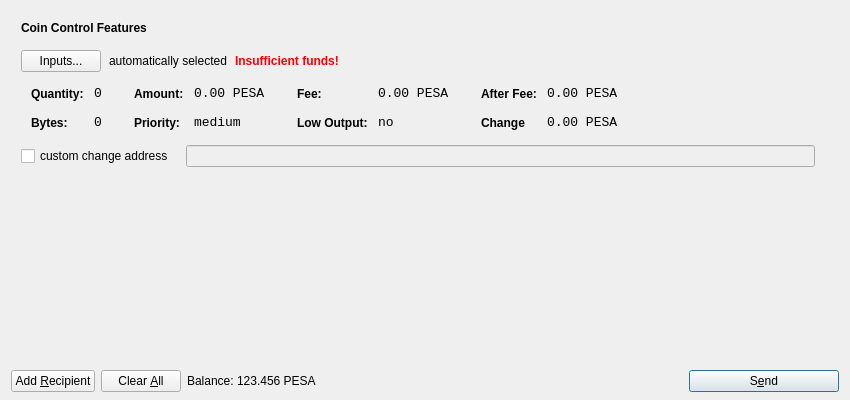
<?xml version="1.0" encoding="UTF-8"?>
<ui version="4.0">
 <class>SendCoinsDialog</class>
 <widget class="QDialog" name="SendCoinsDialog">
  <property name="geometry">
   <rect>
    <x>0</x>
    <y>0</y>
    <width>850</width>
    <height>400</height>
   </rect>
  </property>
  <property name="windowTitle">
   <string>Send Coins</string>
  </property>
  <layout class="QVBoxLayout" name="verticalLayout" stretch="0,1,0">
   <property name="bottomMargin">
    <number>8</number>
   </property>
   <item>
    <widget class="QFrame" name="frameCoinControl">
     <property name="sizePolicy">
      <sizepolicy hsizetype="Expanding" vsizetype="Expanding">
       <horstretch>0</horstretch>
       <verstretch>0</verstretch>
      </sizepolicy>
     </property>
     <property name="maximumSize">
      <size>
       <width>16777215</width>
       <height>16777215</height>
      </size>
     </property>
     <property name="frameShape">
      <enum>QFrame::NoFrame</enum>
     </property>
     <property name="frameShadow">
      <enum>QFrame::Plain</enum>
     </property>
     <layout class="QVBoxLayout" name="verticalLayoutCoinControl2">
      <property name="spacing">
       <number>6</number>
      </property>
      <property name="leftMargin">
       <number>0</number>
      </property>
      <property name="topMargin">
       <number>0</number>
      </property>
      <property name="rightMargin">
       <number>0</number>
      </property>
      <property name="bottomMargin">
       <number>6</number>
      </property>
      <item>
       <layout class="QVBoxLayout" name="verticalLayoutCoinControl" stretch="0,0,0,0,1">
        <property name="spacing">
         <number>0</number>
        </property>
        <property name="leftMargin">
         <number>10</number>
        </property>
        <property name="topMargin">
         <number>10</number>
        </property>
        <item>
         <layout class="QHBoxLayout" name="horizontalLayoutCoinControl1">
          <property name="bottomMargin">
           <number>15</number>
          </property>
          <item>
           <widget class="QLabel" name="labelCoinControlFeatures">
            <property name="sizePolicy">
             <sizepolicy hsizetype="Preferred" vsizetype="Maximum">
              <horstretch>0</horstretch>
              <verstretch>0</verstretch>
             </sizepolicy>
            </property>
            <property name="font">
             <font>
              <weight>75</weight>
              <bold>true</bold>
             </font>
            </property>
            <property name="styleSheet">
             <string notr="true">font-weight:bold;</string>
            </property>
            <property name="text">
             <string>Coin Control Features</string>
            </property>
           </widget>
          </item>
         </layout>
        </item>
        <item>
         <layout class="QHBoxLayout" name="horizontalLayoutCoinControl2" stretch="0,0,0,0">
          <property name="spacing">
           <number>8</number>
          </property>
          <property name="bottomMargin">
           <number>10</number>
          </property>
          <item>
           <widget class="QPushButton" name="pushButtonCoinControl">
            <property name="styleSheet">
             <string notr="true"/>
            </property>
            <property name="text">
             <string>Inputs...</string>
            </property>
           </widget>
          </item>
          <item>
           <widget class="QLabel" name="labelCoinControlAutomaticallySelected">
            <property name="text">
             <string>automatically selected</string>
            </property>
            <property name="margin">
             <number>5</number>
            </property>
           </widget>
          </item>
          <item>
           <widget class="QLabel" name="labelCoinControlInsuffFunds">
            <property name="font">
             <font>
              <weight>75</weight>
              <bold>true</bold>
             </font>
            </property>
            <property name="styleSheet">
             <string notr="true">color:red;font-weight:bold;</string>
            </property>
            <property name="text">
             <string>Insufficient funds!</string>
            </property>
            <property name="margin">
             <number>5</number>
            </property>
           </widget>
          </item>
          <item>
           <spacer name="horizontalSpacerCoinControl">
            <property name="orientation">
             <enum>Qt::Horizontal</enum>
            </property>
            <property name="sizeHint" stdset="0">
             <size>
              <width>40</width>
              <height>1</height>
             </size>
            </property>
           </spacer>
          </item>
         </layout>
        </item>
        <item>
         <widget class="QWidget" name="widgetCoinControl" native="true">
          <property name="sizePolicy">
           <sizepolicy hsizetype="Preferred" vsizetype="Preferred">
            <horstretch>0</horstretch>
            <verstretch>0</verstretch>
           </sizepolicy>
          </property>
          <property name="minimumSize">
           <size>
            <width>0</width>
            <height>0</height>
           </size>
          </property>
          <property name="styleSheet">
           <string notr="true"/>
          </property>
          <layout class="QHBoxLayout" name="horizontalLayoutCoinControl5">
           <property name="leftMargin">
            <number>0</number>
           </property>
           <property name="topMargin">
            <number>0</number>
           </property>
           <property name="rightMargin">
            <number>0</number>
           </property>
           <property name="bottomMargin">
            <number>0</number>
           </property>
           <item>
            <layout class="QHBoxLayout" name="horizontalLayoutCoinControl3" stretch="0,0,0,1">
             <property name="spacing">
              <number>20</number>
             </property>
             <property name="topMargin">
              <number>0</number>
             </property>
             <property name="bottomMargin">
              <number>10</number>
             </property>
             <item>
              <layout class="QFormLayout" name="formLayoutCoinControl1">
               <property name="horizontalSpacing">
                <number>10</number>
               </property>
               <property name="verticalSpacing">
                <number>14</number>
               </property>
               <property name="leftMargin">
                <number>10</number>
               </property>
               <property name="topMargin">
                <number>4</number>
               </property>
               <property name="rightMargin">
                <number>6</number>
               </property>
               <item row="0" column="0">
                <widget class="QLabel" name="labelCoinControlQuantityText">
                 <property name="styleSheet">
                  <string notr="true">font-weight:bold;</string>
                 </property>
                 <property name="text">
                  <string>Quantity:</string>
                 </property>
                 <property name="margin">
                  <number>0</number>
                 </property>
                </widget>
               </item>
               <item row="0" column="1">
                <widget class="QLabel" name="labelCoinControlQuantity">
                 <property name="font">
                  <font>
                   <family>Monospace</family>
                   <pointsize>10</pointsize>
                  </font>
                 </property>
                 <property name="cursor">
                  <cursorShape>IBeamCursor</cursorShape>
                 </property>
                 <property name="contextMenuPolicy">
                  <enum>Qt::ActionsContextMenu</enum>
                 </property>
                 <property name="text">
                  <string>0</string>
                 </property>
                 <property name="margin">
                  <number>0</number>
                 </property>
                 <property name="textInteractionFlags">
                  <set>Qt::LinksAccessibleByMouse|Qt::TextSelectableByKeyboard|Qt::TextSelectableByMouse</set>
                 </property>
                </widget>
               </item>
               <item row="1" column="0">
                <widget class="QLabel" name="labelCoinControlBytesText">
                 <property name="styleSheet">
                  <string notr="true">font-weight:bold;</string>
                 </property>
                 <property name="text">
                  <string>Bytes:</string>
                 </property>
                </widget>
               </item>
               <item row="1" column="1">
                <widget class="QLabel" name="labelCoinControlBytes">
                 <property name="font">
                  <font>
                   <family>Monospace</family>
                   <pointsize>10</pointsize>
                  </font>
                 </property>
                 <property name="cursor">
                  <cursorShape>IBeamCursor</cursorShape>
                 </property>
                 <property name="contextMenuPolicy">
                  <enum>Qt::ActionsContextMenu</enum>
                 </property>
                 <property name="text">
                  <string>0</string>
                 </property>
                 <property name="textInteractionFlags">
                  <set>Qt::LinksAccessibleByMouse|Qt::TextSelectableByKeyboard|Qt::TextSelectableByMouse</set>
                 </property>
                </widget>
               </item>
              </layout>
             </item>
             <item>
              <layout class="QFormLayout" name="formLayoutCoinControl2">
               <property name="horizontalSpacing">
                <number>10</number>
               </property>
               <property name="verticalSpacing">
                <number>14</number>
               </property>
               <property name="leftMargin">
                <number>6</number>
               </property>
               <property name="topMargin">
                <number>4</number>
               </property>
               <property name="rightMargin">
                <number>6</number>
               </property>
               <item row="0" column="0">
                <widget class="QLabel" name="labelCoinControlAmountText">
                 <property name="styleSheet">
                  <string notr="true">font-weight:bold;</string>
                 </property>
                 <property name="text">
                  <string>Amount:</string>
                 </property>
                 <property name="margin">
                  <number>0</number>
                 </property>
                </widget>
               </item>
               <item row="0" column="1">
                <widget class="QLabel" name="labelCoinControlAmount">
                 <property name="font">
                  <font>
                   <family>Monospace</family>
                   <pointsize>10</pointsize>
                  </font>
                 </property>
                 <property name="cursor">
                  <cursorShape>IBeamCursor</cursorShape>
                 </property>
                 <property name="contextMenuPolicy">
                  <enum>Qt::ActionsContextMenu</enum>
                 </property>
                 <property name="text">
                  <string>0.00 PESA</string>
                 </property>
                 <property name="textInteractionFlags">
                  <set>Qt::LinksAccessibleByMouse|Qt::TextSelectableByKeyboard|Qt::TextSelectableByMouse</set>
                 </property>
                </widget>
               </item>
               <item row="1" column="0">
                <widget class="QLabel" name="labelCoinControlPriorityText">
                 <property name="styleSheet">
                  <string notr="true">font-weight:bold;</string>
                 </property>
                 <property name="text">
                  <string>Priority:</string>
                 </property>
                </widget>
               </item>
               <item row="1" column="1">
                <widget class="QLabel" name="labelCoinControlPriority">
                 <property name="font">
                  <font>
                   <family>Monospace</family>
                   <pointsize>10</pointsize>
                  </font>
                 </property>
                 <property name="cursor">
                  <cursorShape>IBeamCursor</cursorShape>
                 </property>
                 <property name="contextMenuPolicy">
                  <enum>Qt::ActionsContextMenu</enum>
                 </property>
                 <property name="text">
                  <string>medium</string>
                 </property>
                 <property name="textInteractionFlags">
                  <set>Qt::LinksAccessibleByMouse|Qt::TextSelectableByKeyboard|Qt::TextSelectableByMouse</set>
                 </property>
                </widget>
               </item>
              </layout>
             </item>
             <item>
              <layout class="QFormLayout" name="formLayoutCoinControl3">
               <property name="horizontalSpacing">
                <number>10</number>
               </property>
               <property name="verticalSpacing">
                <number>14</number>
               </property>
               <property name="leftMargin">
                <number>6</number>
               </property>
               <property name="topMargin">
                <number>4</number>
               </property>
               <property name="rightMargin">
                <number>6</number>
               </property>
               <item row="0" column="0">
                <widget class="QLabel" name="labelCoinControlFeeText">
                 <property name="styleSheet">
                  <string notr="true">font-weight:bold;</string>
                 </property>
                 <property name="text">
                  <string>Fee:</string>
                 </property>
                 <property name="margin">
                  <number>0</number>
                 </property>
                </widget>
               </item>
               <item row="0" column="1">
                <widget class="QLabel" name="labelCoinControlFee">
                 <property name="font">
                  <font>
                   <family>Monospace</family>
                   <pointsize>10</pointsize>
                  </font>
                 </property>
                 <property name="cursor">
                  <cursorShape>IBeamCursor</cursorShape>
                 </property>
                 <property name="contextMenuPolicy">
                  <enum>Qt::ActionsContextMenu</enum>
                 </property>
                 <property name="text">
                  <string>0.00 PESA</string>
                 </property>
                 <property name="textInteractionFlags">
                  <set>Qt::LinksAccessibleByMouse|Qt::TextSelectableByKeyboard|Qt::TextSelectableByMouse</set>
                 </property>
                </widget>
               </item>
               <item row="1" column="0">
                <widget class="QLabel" name="labelCoinControlLowOutputText">
                 <property name="styleSheet">
                  <string notr="true">font-weight:bold;</string>
                 </property>
                 <property name="text">
                  <string>Low Output:</string>
                 </property>
                </widget>
               </item>
               <item row="1" column="1">
                <widget class="QLabel" name="labelCoinControlLowOutput">
                 <property name="font">
                  <font>
                   <family>Monospace</family>
                   <pointsize>10</pointsize>
                  </font>
                 </property>
                 <property name="cursor">
                  <cursorShape>IBeamCursor</cursorShape>
                 </property>
                 <property name="contextMenuPolicy">
                  <enum>Qt::ActionsContextMenu</enum>
                 </property>
                 <property name="text">
                  <string>no</string>
                 </property>
                 <property name="textInteractionFlags">
                  <set>Qt::LinksAccessibleByMouse|Qt::TextSelectableByKeyboard|Qt::TextSelectableByMouse</set>
                 </property>
                </widget>
               </item>
              </layout>
             </item>
             <item>
              <layout class="QFormLayout" name="formLayoutCoinControl4">
               <property name="horizontalSpacing">
                <number>10</number>
               </property>
               <property name="verticalSpacing">
                <number>14</number>
               </property>
               <property name="leftMargin">
                <number>6</number>
               </property>
               <property name="topMargin">
                <number>4</number>
               </property>
               <property name="rightMargin">
                <number>6</number>
               </property>
               <item row="0" column="0">
                <widget class="QLabel" name="labelCoinControlAfterFeeText">
                 <property name="styleSheet">
                  <string notr="true">font-weight:bold;</string>
                 </property>
                 <property name="text">
                  <string>After Fee:</string>
                 </property>
                 <property name="margin">
                  <number>0</number>
                 </property>
                </widget>
               </item>
               <item row="0" column="1">
                <widget class="QLabel" name="labelCoinControlAfterFee">
                 <property name="font">
                  <font>
                   <family>Monospace</family>
                   <pointsize>10</pointsize>
                  </font>
                 </property>
                 <property name="cursor">
                  <cursorShape>IBeamCursor</cursorShape>
                 </property>
                 <property name="contextMenuPolicy">
                  <enum>Qt::ActionsContextMenu</enum>
                 </property>
                 <property name="text">
                  <string>0.00 PESA</string>
                 </property>
                 <property name="textInteractionFlags">
                  <set>Qt::LinksAccessibleByMouse|Qt::TextSelectableByKeyboard|Qt::TextSelectableByMouse</set>
                 </property>
                </widget>
               </item>
               <item row="1" column="0">
                <widget class="QLabel" name="labelCoinControlChangeText">
                 <property name="styleSheet">
                  <string notr="true">font-weight:bold;</string>
                 </property>
                 <property name="text">
                  <string>Change</string>
                 </property>
                </widget>
               </item>
               <item row="1" column="1">
                <widget class="QLabel" name="labelCoinControlChange">
                 <property name="font">
                  <font>
                   <family>Monospace</family>
                   <pointsize>10</pointsize>
                  </font>
                 </property>
                 <property name="cursor">
                  <cursorShape>IBeamCursor</cursorShape>
                 </property>
                 <property name="contextMenuPolicy">
                  <enum>Qt::ActionsContextMenu</enum>
                 </property>
                 <property name="text">
                  <string>0.00 PESA</string>
                 </property>
                 <property name="textInteractionFlags">
                  <set>Qt::LinksAccessibleByMouse|Qt::TextSelectableByKeyboard|Qt::TextSelectableByMouse</set>
                 </property>
                </widget>
               </item>
              </layout>
             </item>
            </layout>
           </item>
          </layout>
         </widget>
        </item>
        <item>
         <layout class="QHBoxLayout" name="horizontalLayoutCoinControl4" stretch="0,0,0">
          <property name="spacing">
           <number>12</number>
          </property>
          <property name="sizeConstraint">
           <enum>QLayout::SetDefaultConstraint</enum>
          </property>
          <property name="topMargin">
           <number>5</number>
          </property>
          <property name="rightMargin">
           <number>5</number>
          </property>
          <item>
           <widget class="QCheckBox" name="checkBoxCoinControlChange">
            <property name="text">
             <string>custom change address</string>
            </property>
           </widget>
          </item>
          <item>
           <widget class="QLineEdit" name="lineEditCoinControlChange">
            <property name="enabled">
             <bool>false</bool>
            </property>
            <property name="sizePolicy">
             <sizepolicy hsizetype="Expanding" vsizetype="Fixed">
              <horstretch>0</horstretch>
              <verstretch>0</verstretch>
             </sizepolicy>
            </property>
           </widget>
          </item>
          <item>
           <widget class="QLabel" name="labelCoinControlChangeLabel">
            <property name="sizePolicy">
             <sizepolicy hsizetype="Preferred" vsizetype="Expanding">
              <horstretch>0</horstretch>
              <verstretch>0</verstretch>
             </sizepolicy>
            </property>
            <property name="minimumSize">
             <size>
              <width>0</width>
              <height>0</height>
             </size>
            </property>
            <property name="text">
             <string/>
            </property>
            <property name="margin">
             <number>3</number>
            </property>
           </widget>
          </item>
         </layout>
        </item>
        <item>
         <spacer name="verticalSpacerCoinControl">
          <property name="orientation">
           <enum>Qt::Vertical</enum>
          </property>
          <property name="sizeHint" stdset="0">
           <size>
            <width>800</width>
            <height>1</height>
           </size>
          </property>
         </spacer>
        </item>
       </layout>
      </item>
     </layout>
    </widget>
   </item>
   <item>
    <widget class="QScrollArea" name="scrollArea">
     <property name="frameShape">
      <enum>QFrame::NoFrame</enum>
     </property>
     <property name="frameShadow">
      <enum>QFrame::Plain</enum>
     </property>
     <property name="widgetResizable">
      <bool>true</bool>
     </property>
     <widget class="QWidget" name="scrollAreaWidgetContents">
      <property name="geometry">
       <rect>
        <x>0</x>
        <y>0</y>
        <width>832</width>
        <height>137</height>
       </rect>
      </property>
      <layout class="QVBoxLayout" name="verticalLayout_2">
       <property name="leftMargin">
        <number>0</number>
       </property>
       <property name="topMargin">
        <number>0</number>
       </property>
       <property name="rightMargin">
        <number>0</number>
       </property>
       <property name="bottomMargin">
        <number>0</number>
       </property>
       <item>
        <layout class="QVBoxLayout" name="entries">
         <property name="spacing">
          <number>6</number>
         </property>
        </layout>
       </item>
       <item>
        <spacer name="verticalSpacer">
         <property name="orientation">
          <enum>Qt::Vertical</enum>
         </property>
         <property name="sizeHint" stdset="0">
          <size>
           <width>20</width>
           <height>40</height>
          </size>
         </property>
        </spacer>
       </item>
      </layout>
     </widget>
    </widget>
   </item>
   <item>
    <layout class="QHBoxLayout" name="horizontalLayout">
     <item>
      <widget class="QPushButton" name="addButton">
       <property name="toolTip">
        <string>Send to multiple recipients at once</string>
       </property>
       <property name="text">
        <string>Add &amp;Recipient</string>
       </property>
       <property name="icon">
        <iconset resource="../bitcoin.qrc">
         <normaloff>:/icons/add</normaloff>:/icons/add</iconset>
       </property>
       <property name="autoDefault">
        <bool>false</bool>
       </property>
      </widget>
     </item>
     <item>
      <widget class="QPushButton" name="clearButton">
       <property name="sizePolicy">
        <sizepolicy hsizetype="Minimum" vsizetype="Fixed">
         <horstretch>0</horstretch>
         <verstretch>0</verstretch>
        </sizepolicy>
       </property>
       <property name="toolTip">
        <string>Remove all transaction fields</string>
       </property>
       <property name="text">
        <string>Clear &amp;All</string>
       </property>
       <property name="icon">
        <iconset resource="../bitcoin.qrc">
         <normaloff>:/icons/remove</normaloff>:/icons/remove</iconset>
       </property>
       <property name="autoRepeatDelay">
        <number>300</number>
       </property>
       <property name="autoDefault">
        <bool>false</bool>
       </property>
      </widget>
     </item>
     <item>
      <layout class="QHBoxLayout" name="horizontalLayout_2">
       <property name="spacing">
        <number>3</number>
       </property>
       <item>
        <widget class="QLabel" name="label">
         <property name="sizePolicy">
          <sizepolicy hsizetype="Preferred" vsizetype="Fixed">
           <horstretch>0</horstretch>
           <verstretch>0</verstretch>
          </sizepolicy>
         </property>
         <property name="text">
          <string>Balance:</string>
         </property>
        </widget>
       </item>
       <item>
        <widget class="QLabel" name="labelBalance">
         <property name="sizePolicy">
          <sizepolicy hsizetype="Preferred" vsizetype="Fixed">
           <horstretch>0</horstretch>
           <verstretch>0</verstretch>
          </sizepolicy>
         </property>
         <property name="cursor">
          <cursorShape>IBeamCursor</cursorShape>
         </property>
         <property name="text">
          <string>123.456 PESA</string>
         </property>
         <property name="textInteractionFlags">
          <set>Qt::LinksAccessibleByMouse|Qt::TextSelectableByKeyboard|Qt::TextSelectableByMouse</set>
         </property>
        </widget>
       </item>
      </layout>
     </item>
     <item>
      <spacer name="horizontalSpacer">
       <property name="orientation">
        <enum>Qt::Horizontal</enum>
       </property>
       <property name="sizeHint" stdset="0">
        <size>
         <width>40</width>
         <height>20</height>
        </size>
       </property>
      </spacer>
     </item>
     <item>
      <widget class="QPushButton" name="sendButton">
       <property name="minimumSize">
        <size>
         <width>150</width>
         <height>0</height>
        </size>
       </property>
       <property name="toolTip">
        <string>Confirm the send action</string>
       </property>
       <property name="text">
        <string>S&amp;end</string>
       </property>
       <property name="icon">
        <iconset resource="../bitcoin.qrc">
         <normaloff>:/icons/send</normaloff>:/icons/send</iconset>
       </property>
       <property name="default">
        <bool>true</bool>
       </property>
      </widget>
     </item>
    </layout>
   </item>
  </layout>
 </widget>
 <resources>
  <include location="../bitcoin.qrc"/>
 </resources>
 <connections/>
</ui>
